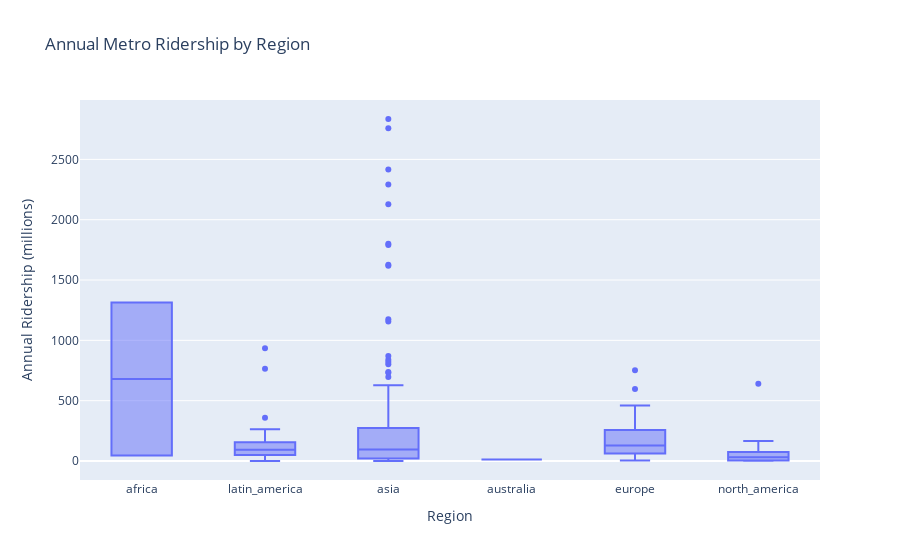

Write notebook code for a chart like this one.
### Markdown cell above
# 3. Annual Metro Ridership by Region #

### Code cell
regional_avg = Metro_cities.groupby('region')['annual_ridership_mill'].mean().reset_index()

fig = px.box(Metro_cities, x='region', y='annual_ridership_mill', 
              labels={'region': 'Region',
                      'annual_ridership_mill': 'Annual Ridership (millions)'},
              title='Annual Metro Ridership by Region')
fig.show()

### Figure 1 — Plotly figure (JSON) as saved in the notebook; plotly's stock layout.template omitted (floating-point values rounded to 4 significant figures; data arrays with more than 128 entries replaced by an {"elided": "..."} marker saying what was removed)
{"data": [{"alignmentgroup": "True", "hovertemplate": "Region=%{x}<br>Annual Ridership (millions)=%{y}<extra></extra>", "legendgroup": "", "marker": {"color": "#636efa"}, "name": "", "notched": false, "offsetgroup": "", "orientation": "v", "showlegend": false, "type": "box", "x": {"elided": "198 str values"}, "x0": " ", "xaxis": "x", "y": {"elided": "198 float values"}, "y0": " ", "yaxis": "y"}], "layout": {"autosize": true, "boxmode": "group", "legend": {"tracegroupgap": 0}, "title": {"text": "Annual Metro Ridership by Region"}, "xaxis": {"anchor": "y", "autorange": true, "domain": [0, 1], "range": [-0.5, 5.5], "title": {"text": "Region"}, "type": "category"}, "yaxis": {"anchor": "x", "autorange": true, "domain": [0, 1], "range": [-157.5, 2992.0], "title": {"text": "Annual Ridership (millions)"}, "type": "linear"}}}
